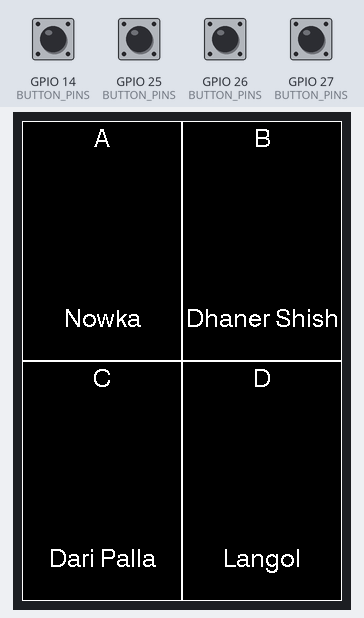
A sketch run on a simulated ESP32. Parts: 320×480 colour display. The inputs (shaded band) are chosen by the test bench; at power-on: GPIO 14 (BUTTON_PINS), GPIO 25 (BUTTON_PINS), GPIO 26 (BUTTON_PINS), GPIO 27 (BUTTON_PINS) HIGH. What the sketch prints to the serial monitor is not drawn.

Above: at 1.6 s.
1.7 s: GPIO 14 (BUTTON_PINS) pulled LOW for 0.15 s
At 2.6 s:
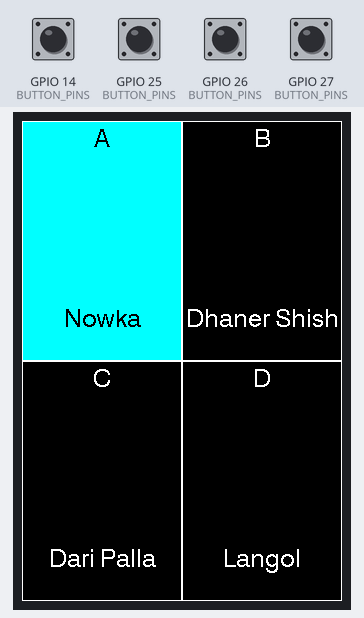
3.3 s: GPIO 25 (BUTTON_PINS) pulled LOW for 0.15 s
At 3.8 s:
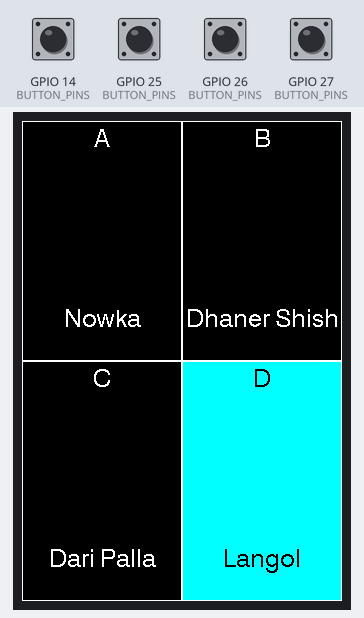
4.9 s: GPIO 26 (BUTTON_PINS) pulled LOW for 0.15 s
At 6.2 s:
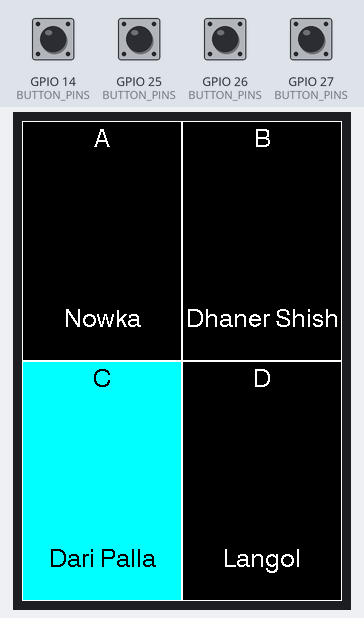
6.5 s: GPIO 27 (BUTTON_PINS) pulled LOW for 0.15 s
At 7.4 s:
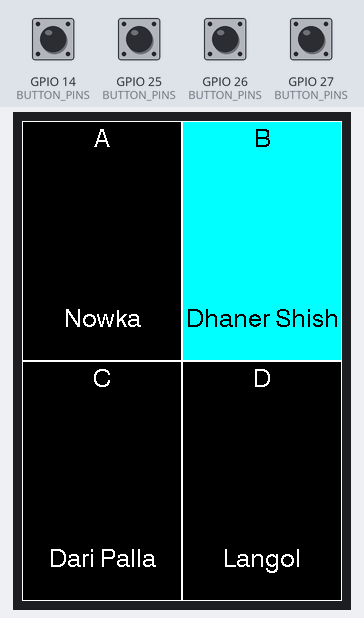
Timing chart, 0 to 9.1 s (numbered marks = the images above; inputs shaded):
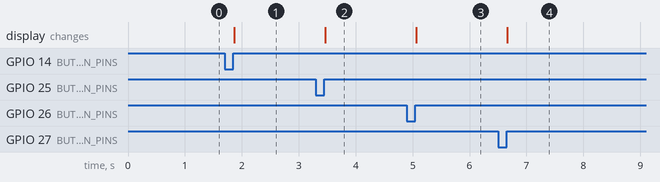

Measured:
- after the input at 1.7 s, the display: changes after 0.16 s (image 1)
- after the input at 3.3 s, the display: changes after 0.16 s (image 2)
- after the input at 4.9 s, the display: changes after 0.16 s (image 3)
- after the input at 6.5 s, the display: changes after 0.16 s (image 4)

The sketch:

Voting_ESP32.ino
```cpp
// ESP32 Real-Time Voting System (Final UI Adjustments: No images, Sky Blue highlight, Bigger Bold Text)
// Features: FreeRTOS task, SSE, TFT feedback, modern web UI

#include <WiFi.h>
#include <AsyncTCP.h>
#include <ESPAsyncWebServer.h>
#include <TFT_eSPI.h>
#include <ArduinoJson.h>

const char* AP_SSID = "Voting-ESP32";
const char* AP_PASS = "12345678";

#define BTN_BOAT   14
#define BTN_DHANER 27
#define BTN_PALLA  26
#define BTN_LANGOL 25
const int BUTTON_PINS[4] = { BTN_BOAT, BTN_DHANER, BTN_PALLA, BTN_LANGOL };

volatile uint32_t votes[4] = {0};
const char* LABELS[4] = { "Nowka", "Dhaner Shish", "Dari Palla", "Langol" };
const char* OPTIONS[4] = { "A", "B", "C", "D" };

TFT_eSPI tft = TFT_eSPI();
AsyncWebServer server(80);
AsyncEventSource events("/events");
TaskHandle_t broadcasterTask;

int lastVotedIndex = -1;

void drawGridBox(int x, int y, int w, int h, const char* top, const char* bottom, bool highlight) {
  uint16_t bg = highlight ? TFT_CYAN : TFT_BLACK;
  uint16_t textColor = highlight ? TFT_BLACK : TFT_WHITE;
  uint16_t borderColor = TFT_WHITE;

  tft.fillRect(x, y, w, h, bg);
  tft.drawRect(x, y, w, h, borderColor);

  tft.setTextDatum(MC_DATUM);
  tft.setTextColor(textColor);
  tft.drawString(top, x + w / 2, y + 20, 4);   // Bigger & bold font
  tft.drawString(bottom, x + w / 2, y + h - 40, 4);
}

void updateTFT() {
  int w = tft.width() / 2;
  int h = tft.height() / 2;
  for (int i = 0; i < 4; i++) {
    int col = i % 2;
    int row = i / 2;
    int x = col * w;
    int y = row * h;
    drawGridBox(x, y, w, h, OPTIONS[i], LABELS[i], i == lastVotedIndex);
  }
}

void IRAM_ATTR handleVote(int i) {
  votes[i]++;
  lastVotedIndex = i;
  updateTFT();
}

void setupButtons() {
  for (int i = 0; i < 4; i++) {
    pinMode(BUTTON_PINS[i], INPUT_PULLUP);
  }
}

void checkButtons() {
  static uint32_t last[4] = {0};
  uint32_t now = millis();
  for (int i = 0; i < 4; i++) {
    if (digitalRead(BUTTON_PINS[i]) == LOW && now - last[i] > 300) {
      last[i] = now;
      handleVote(i);
    }
  }
}

void broadcaster(void* param) {
  while (true) {
    StaticJsonDocument<128> doc;
    JsonArray arr = doc.createNestedArray("counts");
    for (int i = 0; i < 4; i++) arr.add(votes[i]);
    String json;
    serializeJson(doc, json);
    events.send(json.c_str(), NULL, millis());
    delay(500);
  }
}

void setupWebServer() {
  server.on("/", HTTP_GET, [](AsyncWebServerRequest* req) {
    req->send_P(200, "text/html", R"rawliteral(
<!DOCTYPE html><html lang="en"><head>
<meta charset="UTF-8"><meta name="viewport" content="width=device-width, initial-scale=1.0">
<title>ESP32 Voting</title>
<style>
  body {
    margin: 0; padding: 0;
    font-family: 'Segoe UI', sans-serif;
    background: linear-gradient(135deg, #0f2027, #203a43, #2c5364);
    color: white;
    text-align: center;
  }
  h2 { margin: 1rem 0; font-weight: 300; }
  .grid {
    display: grid;
    grid-template-columns: repeat(auto-fit, minmax(180px, 1fr));
    gap: 1rem;
    padding: 1rem;
    max-width: 800px;
    margin: auto;
  }
  .card {
    background: #1e293b;
    border-radius: 16px;
    padding: 1.2rem;
    box-shadow: 0 6px 18px rgba(0,0,0,0.25);
    transition: transform 0.3s, background 0.6s ease;
  }
  .card.active {
    background: #0284c7 !important;
  }
  .label {
    font-size: 1.3em;
    font-weight: 700;
    color: #a5f3fc;
    margin-bottom: 0.7rem;
  }
  .value {
    font-size: 2.6em;
    color: #fff;
    font-weight: bold;
  }
</style>
</head><body>
<h2>Live Voting Dashboard</h2>
<div class="grid">
  <div id="c0" class="card">
    <div class="label">A - Nowka</div><div id="v0" class="value">0</div>
  </div>
  <div id="c1" class="card">
    <div class="label">B - Dhaner Shish</div><div id="v1" class="value">0</div>
  </div>
  <div id="c2" class="card">
    <div class="label">C - Dari Palla</div><div id="v2" class="value">0</div>
  </div>
  <div id="c3" class="card">
    <div class="label">D - Langol</div><div id="v3" class="value">0</div>
  </div>
</div>
<script>
function update(vals) {
  for (let i = 0; i < 4; i++) {
    const countEl = document.getElementById('v' + i);
    const cardEl = document.getElementById('c' + i);
    if (countEl && cardEl) {
      countEl.textContent = vals[i];
      cardEl.classList.add('active');
      clearTimeout(cardEl.timer);
      cardEl.timer = setTimeout(() => cardEl.classList.remove('active'), 1000);
    }
  }
}
let sse = new EventSource('/events');
sse.onmessage = e => {
  try {
    let d = JSON.parse(e.data);
    if (d.counts) update(d.counts);
  } catch (err) {
    console.error("SSE parse error", err);
  }
};
</script>
</body></html>
)rawliteral");
  });
  server.addHandler(&events);
  server.begin();
}

void setup() {
  Serial.begin(115200);
  WiFi.mode(WIFI_AP);
  WiFi.softAP(AP_SSID, AP_PASS);
  Serial.println("AP IP: " + WiFi.softAPIP().toString());
  tft.init();
  tft.setRotation(0);
  tft.fillScreen(TFT_BLACK);
  updateTFT();
  setupButtons();
  setupWebServer();
  xTaskCreatePinnedToCore(broadcaster, "broadcaster", 4096, NULL, 1, &broadcasterTask, 1);
}

void loop() {
  checkButtons();
}
```
